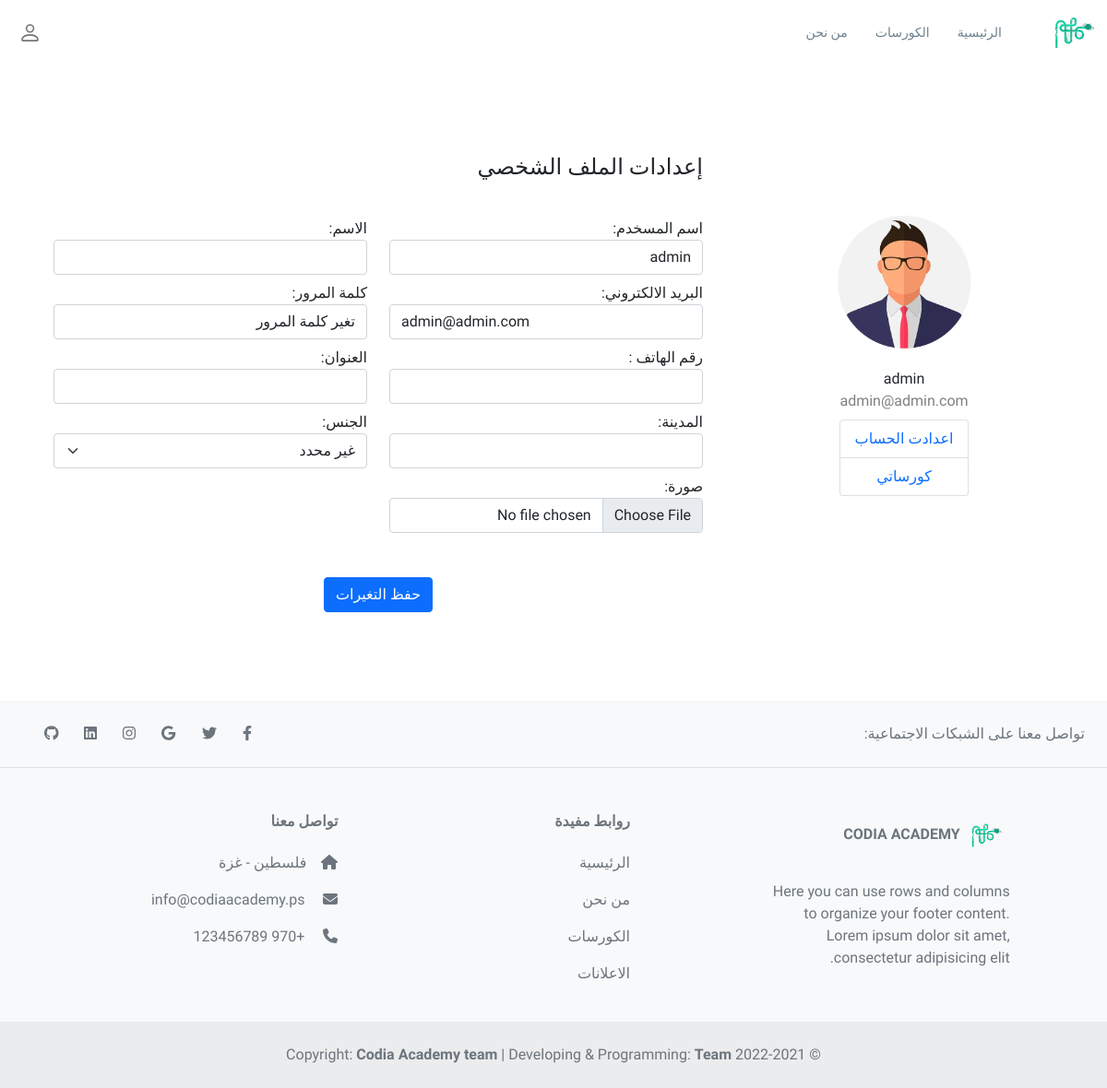
/profile.php (signed in), run on the app's committed database.
### tables this page shows
CREATE TABLE `users` (
  `id` int(11) NOT NULL,
  `username` varchar(255) NOT NULL,
  `email` varchar(255) NOT NULL,
  `password` varchar(255) NOT NULL,
  `name` varchar(255) DEFAULT NULL,
  `url` varchar(255) DEFAULT NULL,
  `phone` int(11) DEFAULT NULL,
  `address` varchar(255) DEFAULT NULL,
  `city` varchar(255) DEFAULT NULL,
  `genderr` tinyint(11) DEFAULT NULL,
  `image` varchar(255) DEFAULT 'user.jpg',
  `role` varchar(255) NOT NULL DEFAULT 'user'
);

### profile.php (the view, shortened to what this page needs)
<?php
include "include/header.php";
if (isset($_SESSION['id'])) {
    include 'admin/config.php';
    $user = 'SELECT * FROM `users` where id =' . $_SESSION['id'];
    $resalt = mysqli_query($config, $user);
    $userdata = mysqli_fetch_assoc($resalt);
}
?>
<main>
    <div class="container rounded bg-white mt-5 mb-5">
        <div class="row">
            <div class="col-md-4 border-right">
                <div class="d-flex flex-column align-items-center text-center p-3 py-5">
                    <img class="rounded-circle mt-5" width="150px" src="images/<?php if (isset($userdata['image'])) echo $userdata['image']; ?>">
                    <span class="font-weight-bold"><?php if (isset($userdata['username'])) echo $userdata['username']; ?></span>
                    <span class="text-black-50"><?php if (isset($userdata['email'])) echo $userdata['email']; ?></span>
                    <span>
                        <ul class="list-group mt-2">
                            <li class="list-group-item w-100"><a href="profile" class="text-decoration-none mb-2">اعدادت الحساب</a></li>
                            <li class="list-group-item w-100"><a href="mycourse" class="text-decoration-none mb-2">كورساتي</a></li>
                        </ul>
                    </span>
                </div>
            </div>
            <div class="col-md-8 border-right">
                <div class="p-3 py-5">
                    <div class="d-flex justify-content-between align-items-center mb-3">
                        <h4 class="text-right">إعدادات الملف الشخصي</h4>
                    </div>
                    <form action="" method="post" enctype="multipart/form-data">
                        <div class="row mt-2">
                            <div class="col-md-6 mb-2">
                                <label class="labels">اسم المسخدم: </label>
                                <input type="text" name="username" class="form-control" value="<?php if (isset($userdata['username'])) echo $userdata['username']; ?>">
                            </div>
                            <div class="col-md-6 mb-2">
                                <label class="labels"> الاسم: </label>
                                <input type="text" name="name" class="form-control" value="<?php if (isset($userdata['name'])) echo $userdata['name']; ?>">
                            </div>
                            <div class="col-md-6 mb-2">
                                <label class="labels">البريد الالكتروني: </label>
                                <input type="email" name="email" class="form-control" value="<?php if (isset($userdata['email'])) echo $userdata['email']; ?>">
                            </div>
                            <div class="col-md-6 mb-2">
                                <label class="labels">كلمة المرور: </label>
                                <a href="reset_password" class="form-control">تغير كلمة المرور</a>
                            </div>
                            <div class="col-md-6 mb-2">
                                <label class="labels">رقم الهاتف : </label>
                                <input type="text" name="phone" class="form-control" value="<?php if (isset($userdata['phone'])) echo $userdata['phone']; ?>">
                            </div>
                            <div class="col-md-6 mb-2">
                                <label class="labels"> العنوان: </label>
                                <input type="text" name="address" class="form-control" value="<?php if (isset($userdata['address'])) echo $userdata['address']; ?>">
                            </div>
                            <div class="col-md-6 mb-2">
                                <label class="labels"> المدينة: </label>
                                <input type="text" name="city" class="form-control" value="<?php if (isset($userdata['city'])) echo $userdata['city']; ?>">
                            </div>
                            <div class="col-md-6 mb-2">
                                <label class="labels"> الجنس: </label>
                                <select class="form-select" name="genderr">
                                    <option value="1" <?php if ($userdata['genderr'] == NULL) echo 'selected'; ?>>غير محدد</option>
                                </select>
                            </div>
                            <div class="col-md-6">
                                <label class="labels"> صورة: </label>
                                <input type="file" name="image" class="form-control">
                            </div>
                            <div class="mt-5 text-center">
                                <button class="btn btn-primary" type="submit" name="edit">حفظ التغيرات</button>
                            </div>
                        </div>
                    </form>
                </div>
            </div>
        </div>
    </div>
</main>
<?php
include 'include/footer.php';
?>

### css/style.css (style rules this page uses)
* { font-family: 'Tajawal', sans-serif; }
html, body { position: relative; }
body { color: #000; margin: 0; padding: 0; }
a { text-decoration: none !important; }
.container { max-width: 800px; margin: 0 auto; }

### data on the page
users: image (placeholder picture), username "admin", email "admin@admin.com", genderr "غير محدد"
